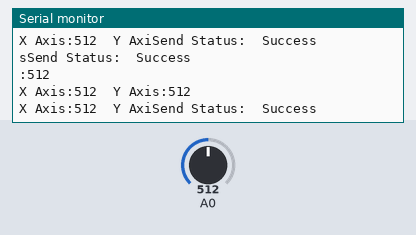
Recording of a sketch running on a simulated ESP8266 (NodeMCU). On the bench: the last lines printed to the serial monitor. Inputs (shaded band) come from the test bench; at power-on: A0 = 512.

Above: at 1.2 s.
1.3 s: A0 set to 11
At 1.8 s:
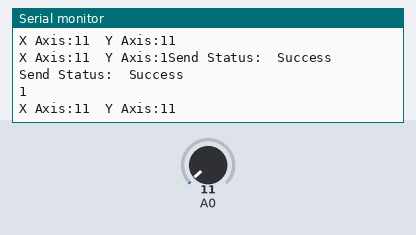
2.8 s: A0 set to 8
At 3.3 s:
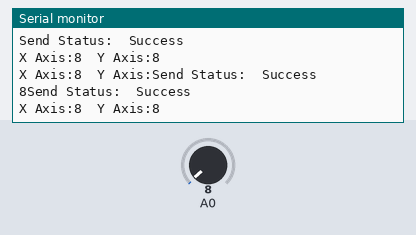
Timing chart, 0 to 4.8 s (numbered marks = the images above; inputs shaded):
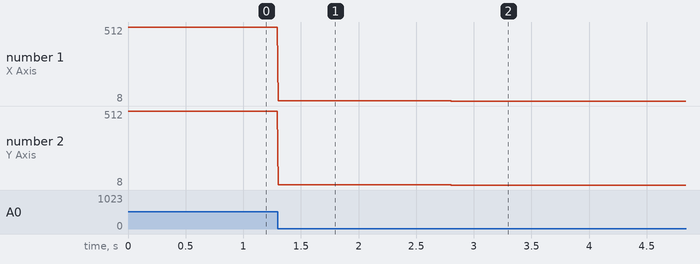

The sketch:

transmitter.ino
```cpp
/*
  Code for transmitter using Joystick and ESP-NOW
  Made by: NIHAL T P
  GitHub: nihaltp
*/

#include <ESP8266WiFi.h>
#include <espnow.h>

// Mac Address of the Receiver
uint8_t receiverMAC[] = {0x00, 0x00, 0x00, 0x00, 0x00, 0x00}; // TODO: Replace Mac Address

const int X_AXIS_PIN = D1;
const int Y_AXIS_PIN = D2;

const boolean SERIAL_PORT = true;  // TODO: Change

typedef struct packetData {
  int x;
  int y;
} packetData;

packetData controls;

void onDataSent(uint8_t *mac_addr, uint8_t sendStatus) {
  if (SERIAL_PORT) {
    Serial.print("Send Status:\t");
    Serial.println(sendStatus == 0 ? "Success" : "Fail");
  }
}

void setup() {
  Serial.begin(115200);
  WiFi.mode(WIFI_STA);

  while (esp_now_init() != 0) {
    Serial.println("Error initializing ESP-NOW");
    return;
  } Serial.println("ESP-NOW Initialized Successfully");

  // Register the send callback
  esp_now_set_self_role(ESP_NOW_ROLE_CONTROLLER);
  esp_now_register_send_cb(onDataSent);
  esp_now_add_peer(receiverMAC, ESP_NOW_ROLE_SLAVE, 1, NULL, 0);

  pinMode(X_AXIS_PIN, INPUT);
  pinMode(Y_AXIS_PIN, INPUT);
}

void loop() {
  controls.x = analogRead(X_AXIS_PIN);
  controls.y = analogRead(Y_AXIS_PIN);

  if (SERIAL_PORT) {
    Serial.print("X Axis:");    Serial.print(controls.x);
    Serial.print("\tY Axis:");  Serial.println(controls.y);
  }
  esp_now_send(receiverMAC, (uint8_t *) &controls, sizeof(controls));
}
```

Measured:
- after the input at 1.3 s, the serial monitor: prints a new line at once (image 1)
- after the input at 2.8 s, the serial monitor: prints a new line at once (image 2)
- plotted number 1: 512 → 11 after the input at 1.3 s, 11 → 8 after the input at 2.8 s
- plotted number 2: 512 → 11 after the input at 1.3 s, 11 → 8 after the input at 2.8 s
